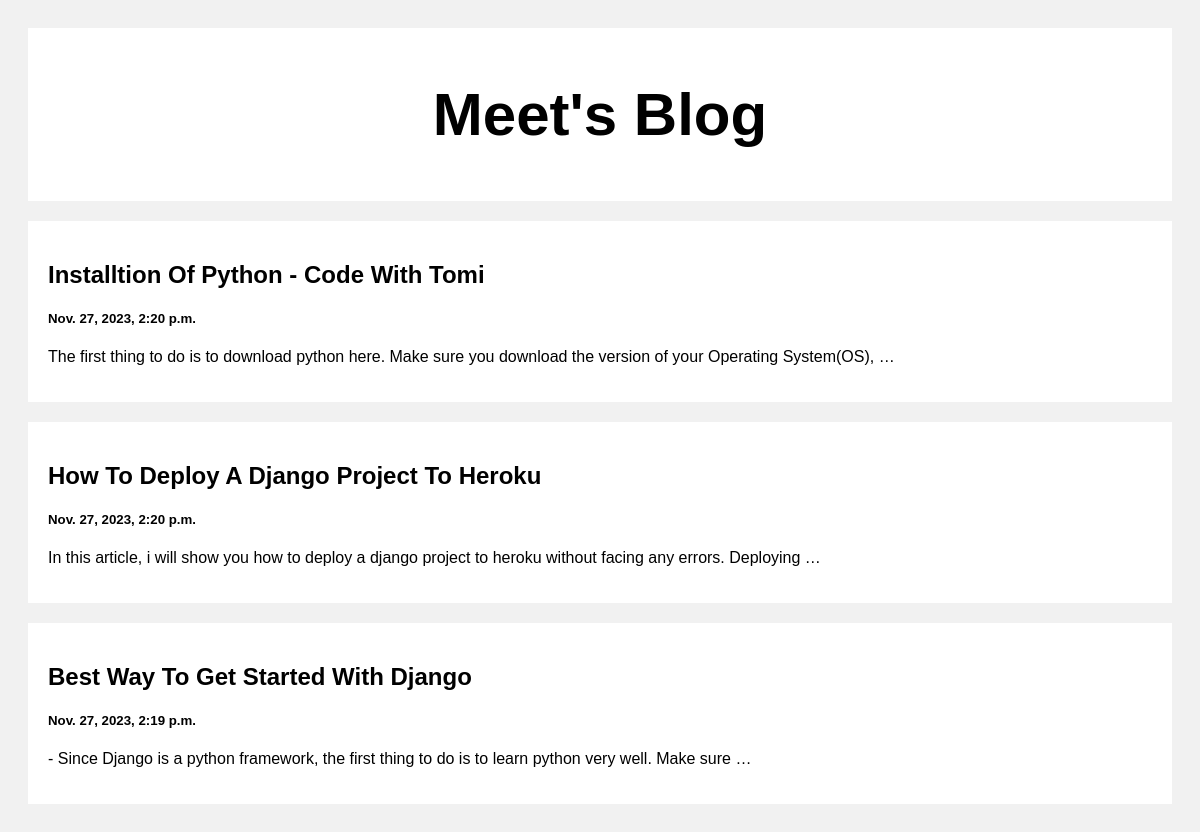
The page / on the database its author committed.
### posts/models.py (models this page shows)
class Post(models.Model):
    title = models.CharField(max_length=100)
    body = models.CharField(max_length=10000000)
    created_at = models.DateTimeField(default=datetime.now, blank=True)

### posts/views.py (the view)
# urls.py: path('', views.index, name='index'),
def index(request):
    posts = Post.objects.all()
    return render(request, 'index.html', {'posts': posts})

### templates/index.html (shortened to what this page needs)
{% load static %}
<!DOCTYPE html>
<html>
<head>
</head>
<body>
    <div class="header">
        <h2>Meet's Blog</h2>
    </div>
    <div class="row">
        <div class="leftcolumn">
            {% for post in posts reversed %}
            <div class="card">
                <a style="text-decoration: none; color: black;" href="/post/{{post.id}}">
                    <h2>{{post.title}}</h2>
                    <h5>{{post.created_at}}</h5>
                    <p>{{post.body|truncatewords:20}}</p>
                </a>
            </div>
            {% endfor %}
        </div>
    </div>
</body>
</html>

### templates/index.html (style rules this page uses)
* { box-sizing: border-box; }
body { font-family: Arial; padding: 20px; background: #f1f1f1; }
.header { padding: 2px; font-size: 40px; text-align: center; background: white; }
.leftcolumn { float: left; width: 100%; }
.card { background-color: white; padding: 20px; margin-top: 20px; }
.row:after { content: ""; display: table; clear: both; }

### rows shown on the page
Post: title "Installtion Of Python - Code With Tomi", created_at "Nov. 27, 2023, 2:20 p.m.", body "The first thing to do is to download python here. Make sure you download the version of your Operating System(OS), …"
Post: title "How To Deploy A Django Project To Heroku", created_at "Nov. 27, 2023, 2:20 p.m.", body "In this article, i will show you how to deploy a django project to heroku without facing any errors. Deploying …"
Post: title "Best Way To Get Started With Django", created_at "Nov. 27, 2023, 2:19 p.m.", body "- Since Django is a python framework, the first thing to do is to learn python very well. Make sure …"
